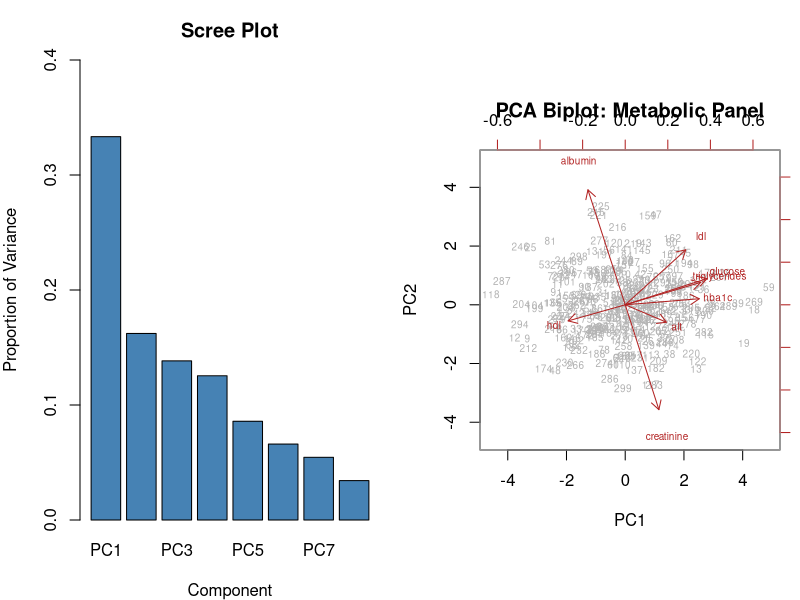
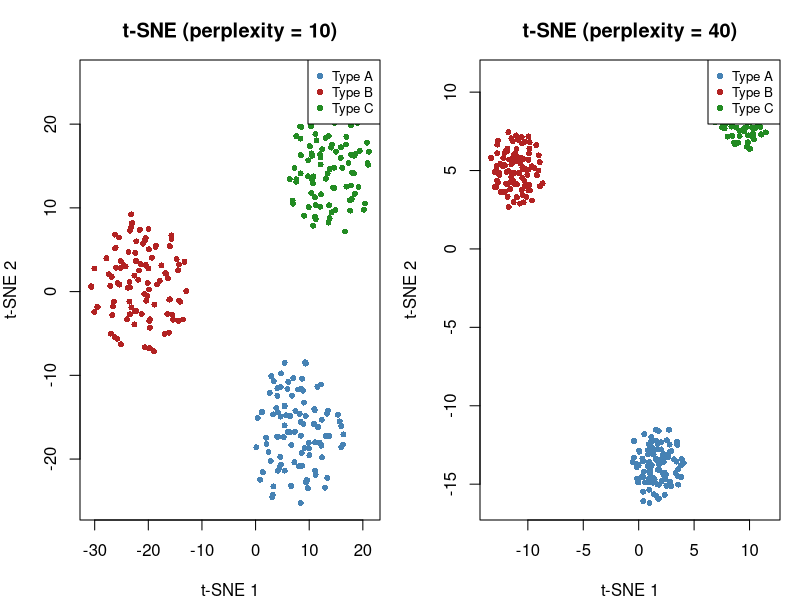
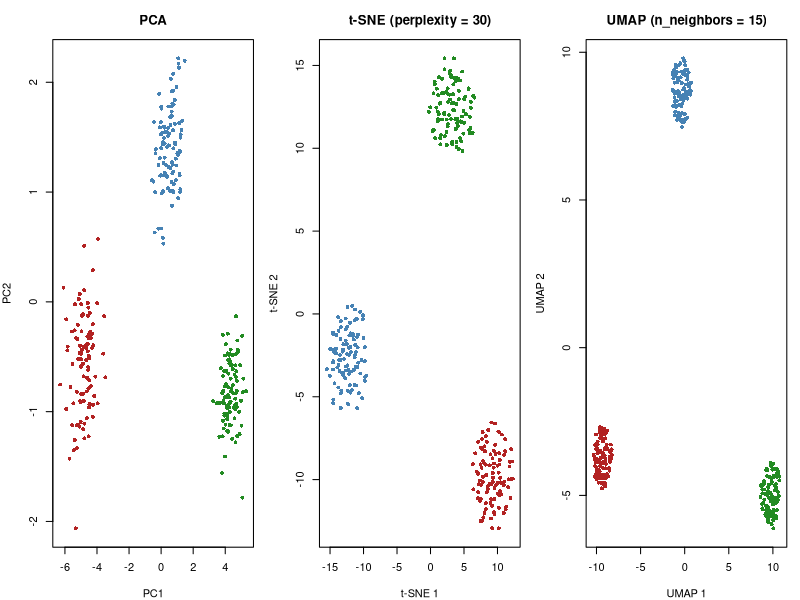

The R script that drew these images, in order:
## ---- chunk 1
#| eval: true
#| include: false
library(tidyverse)
library(knitr)
## ---- chunk 2
#| label: fig-pca-metabolic-r
#| eval: true
#| fig-cap: "PCA of a simulated metabolic panel: scree plot and biplot."
#| fig-width: 12
#| fig-height: 5

set.seed(42)
n <- 300

# Simulate correlated metabolic data
# Create correlation structure: glucose/HbA1c/triglycerides cluster;
# creatinine/albumin cluster
library(MASS)
# fmt: skip
Sigma <- matrix(c(
  1.0, 0.7, 0.5, 0.3, -0.2, 0.1, 0.2, -0.1,
  0.7, 1.0, 0.4, 0.2, -0.2, 0.1, 0.1, -0.1,
  0.5, 0.4, 1.0, 0.4, -0.3, 0.1, 0.3, -0.1,
  0.3, 0.2, 0.4, 1.0, -0.5, 0.1, 0.2, 0.0,
  -0.2, -0.2, -0.3, -0.5, 1.0, -0.1, -0.1, 0.2,
  0.1, 0.1, 0.1, 0.1, -0.1, 1.0, 0.1, -0.3,
  0.2, 0.1, 0.3, 0.2, -0.1, 0.1, 1.0, -0.2,
  -0.1, -0.1, -0.1, 0.0, 0.2, -0.3, -0.2, 1.0
), nrow = 8)

z <- mvrnorm(n, mu = rep(0, 8), Sigma = Sigma)
metabolic <- tibble(
  glucose = round(z[, 1] * 30 + 100),
  hba1c = round(z[, 2] * 1.0 + 5.8, 1),
  triglycerides = round(z[, 3] * 50 + 150),
  ldl = round(z[, 4] * 30 + 120),
  hdl = round(z[, 5] * 12 + 55),
  creatinine = round(z[, 6] * 0.3 + 1.0, 2),
  alt = round(z[, 7] * 15 + 30),
  albumin = round(z[, 8] * 0.4 + 4.0, 1)
)

# PCA on scaled data
pca_result <- prcomp(metabolic, scale. = TRUE)

# Scree plot and biplot side by side
par(mfrow = c(1, 2), mar = c(4, 4, 3, 1))

# Scree plot
var_explained <- pca_result$sdev^2 / sum(pca_result$sdev^2)
barplot(
  var_explained,
  names.arg = paste0("PC", 1:8),
  col = "steelblue",
  main = "Scree Plot",
  ylab = "Proportion of Variance",
  xlab = "Component",
  ylim = c(0, 0.4)
)
# Biplot
biplot(
  pca_result,
  scale = 0,
  cex = 0.6,
  col = c("grey70", "firebrick"),
  main = "PCA Biplot: Metabolic Panel"
)
## ---- chunk 3
#| label: fig-tsne-r
#| eval: true
#| fig-cap: "t-SNE visualisation of simulated patient data with three disease subtypes."
#| fig-width: 10
#| fig-height: 5

library(Rtsne)

set.seed(42)

# Simulate 3 patient subtypes with 20 features
n_per_group <- 100
p <- 20

group1 <- matrix(rnorm(n_per_group * p, mean = 0, sd = 1), ncol = p)
group2 <- matrix(rnorm(n_per_group * p, mean = 2, sd = 1.2), ncol = p)
group3 <- matrix(rnorm(n_per_group * p, mean = -1, sd = 0.8), ncol = p)
# Make groups differ in specific feature subsets
group2[, 1:5] <- group2[, 1:5] + 3
group3[, 10:15] <- group3[, 10:15] - 4

X <- rbind(group1, group2, group3)
labels <- factor(rep(c("Type A", "Type B", "Type C"), each = n_per_group))

# Run t-SNE with two perplexity values
tsne_low <- Rtsne(
  X,
  perplexity = 10,
  dims = 2,
  verbose = FALSE,
  max_iter = 1000
)
tsne_high <- Rtsne(
  X,
  perplexity = 40,
  dims = 2,
  verbose = FALSE,
  max_iter = 1000
)

par(mfrow = c(1, 2), mar = c(4, 4, 3, 1))
cols <- c("steelblue", "firebrick", "forestgreen")

plot(
  tsne_low$Y,
  col = cols[labels],
  pch = 16,
  cex = 0.8,
  main = "t-SNE (perplexity = 10)",
  xlab = "t-SNE 1",
  ylab = "t-SNE 2"
)
legend("topright", levels(labels), col = cols, pch = 16, cex = 0.8)

plot(
  tsne_high$Y,
  col = cols[labels],
  pch = 16,
  cex = 0.8,
  main = "t-SNE (perplexity = 40)",
  xlab = "t-SNE 1",
  ylab = "t-SNE 2"
)
legend("topright", levels(labels), col = cols, pch = 16, cex = 0.8)
## ---- chunk 4
#| label: fig-umap-comparison-r
#| eval: true
#| fig-cap: "PCA, t-SNE, and UMAP visualisations of the same simulated patient dataset."
#| fig-width: 14
#| fig-height: 4.5

library(Rtsne)
library(uwot)

set.seed(42)

pca_scores <- prcomp(X, scale. = TRUE)$x[, 1:2]
tsne_emb <- Rtsne(X, perplexity = 30, dims = 2, verbose = FALSE)$Y
umap_emb <- umap(X, n_neighbors = 15, min_dist = 0.1, verbose = FALSE)

par(mfrow = c(1, 3), mar = c(4, 4, 3, 1))
cols <- c("steelblue", "firebrick", "forestgreen")[as.numeric(labels)]

plot(
  pca_scores,
  col = cols,
  pch = 16,
  cex = 0.8,
  main = "PCA",
  xlab = "PC1",
  ylab = "PC2"
)

plot(
  tsne_emb,
  col = cols,
  pch = 16,
  cex = 0.8,
  main = "t-SNE (perplexity = 30)",
  xlab = "t-SNE 1",
  ylab = "t-SNE 2"
)

plot(
  umap_emb,
  col = cols,
  pch = 16,
  cex = 0.8,
  main = "UMAP (n_neighbors = 15)",
  xlab = "UMAP 1",
  ylab = "UMAP 2"
)
